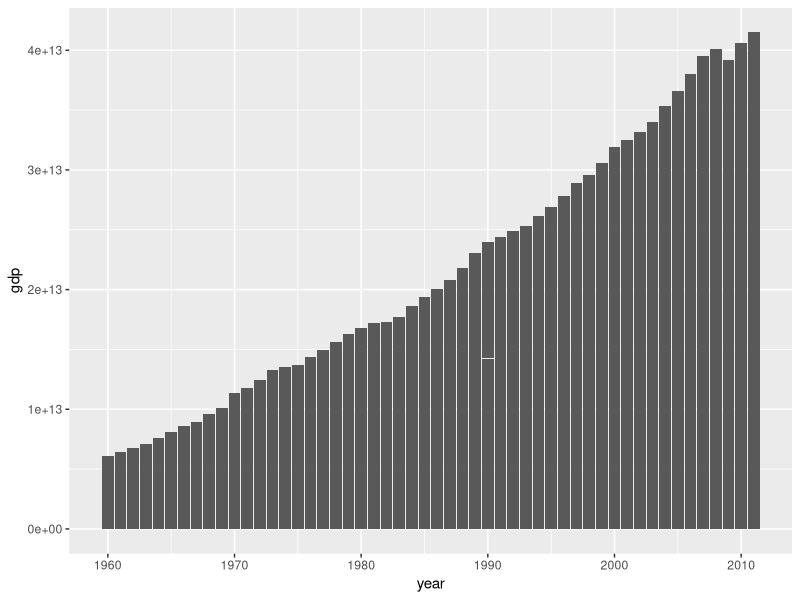
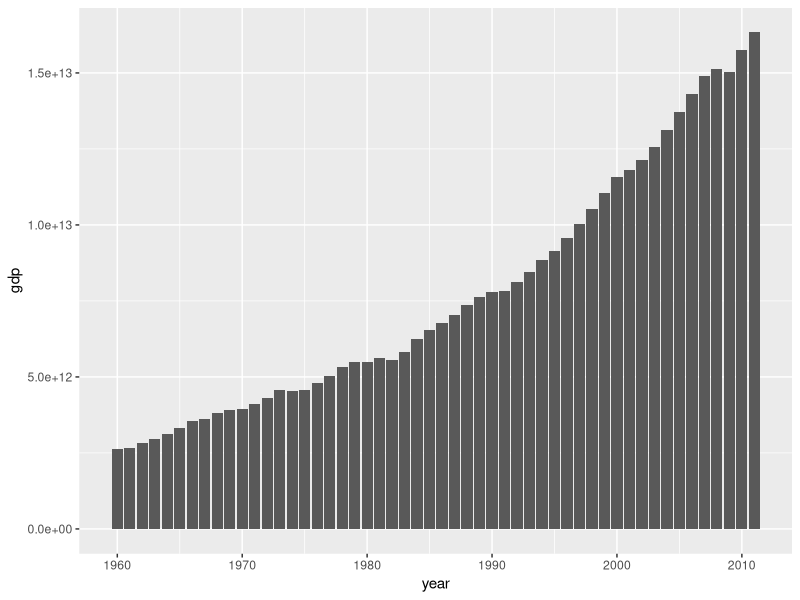
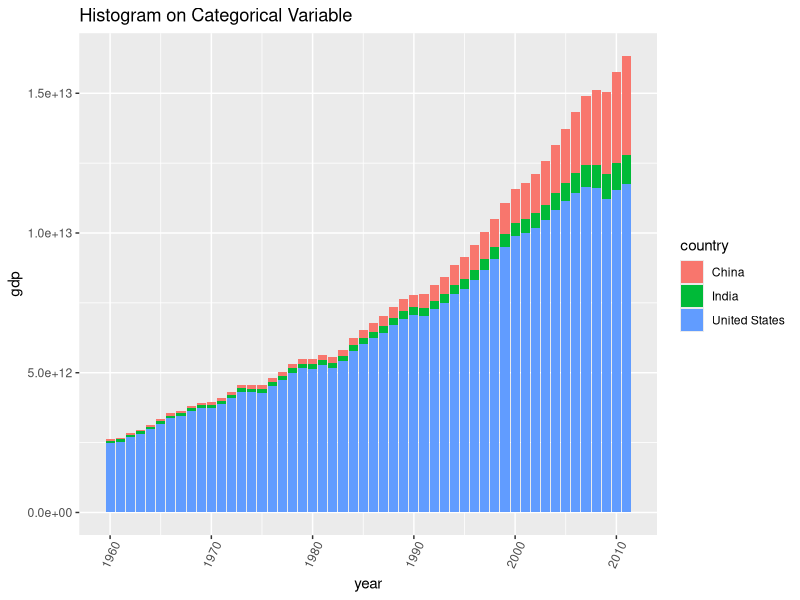
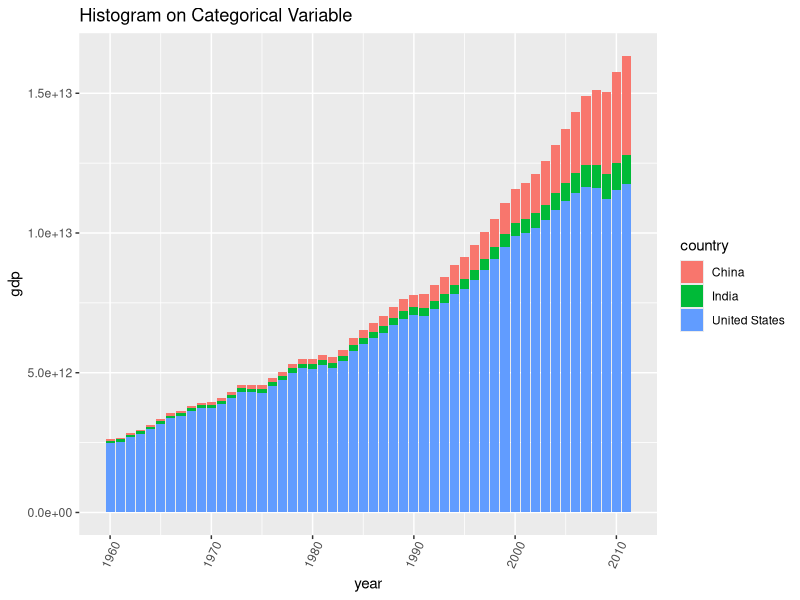
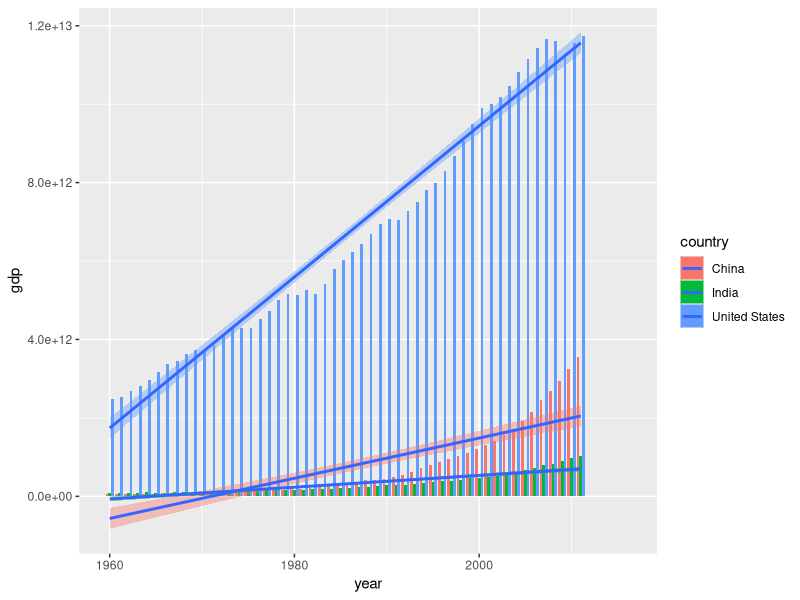
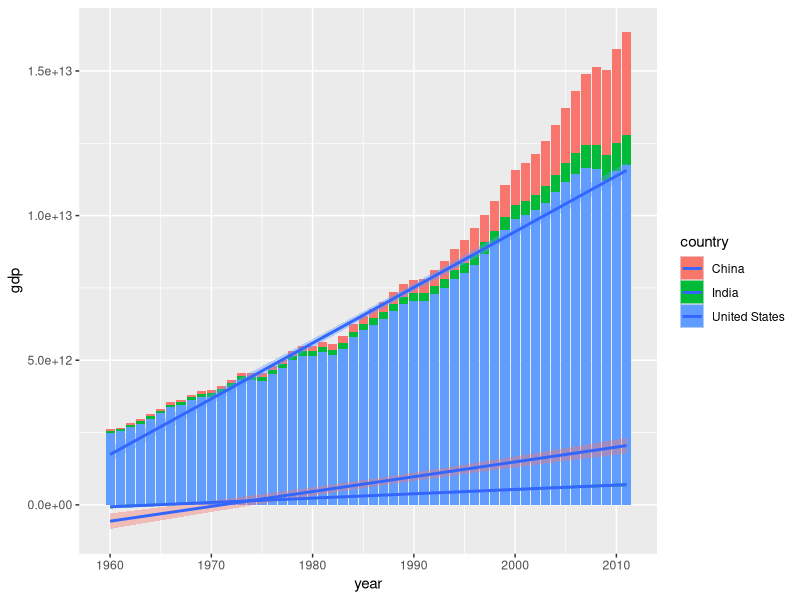
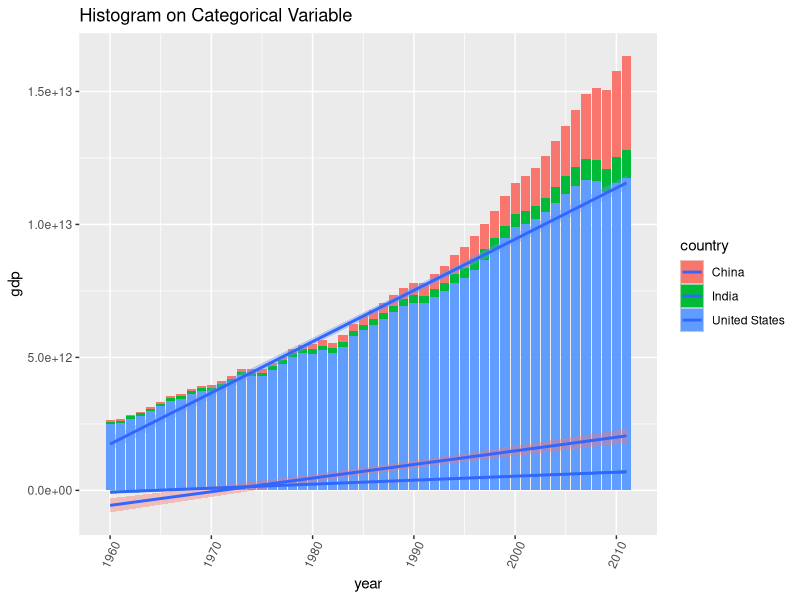
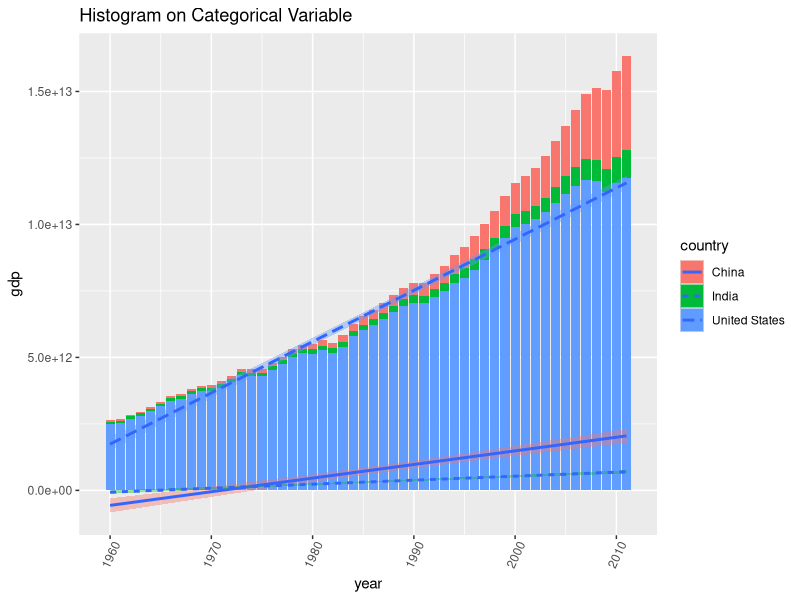

The R source for these figures, in order:
rm(list=ls())
library(tidyverse)
library(dslabs)

data= gapminder
## for this exercise choose any three countries
data1 = as.data.frame(filter(data, country %in% c("China", "United States", "India")))
## Plot the life expectancy for each of these countries
summary(data)

ggplot(data, aes(year,gdp))+
  geom_bar(stat="identity")

###
data1 = as.data.frame(filter(data, country %in% c("China", "United States", "India")))
## Plot the life expectancy for each of these countries

ggplot(data1, aes(year,gdp))+
  geom_bar(stat="identity")

#####
fig <- ggplot(data1, aes(year,gdp))+ 
  geom_bar(aes(fill=country),stat="identity") + 
  theme(axis.text.x = element_text(angle=65, vjust=0.6)) + 
  labs(title="Histogram on Categorical Variable") 
fig

######
fig <- ggplot(data1, aes(year,gdp, fill=country))+ 
  geom_bar(stat="identity") + 
  theme(axis.text.x = element_text(angle=65, vjust=0.6)) + 
  labs(title="Histogram on Categorical Variable") 
fig


######

fig <- ggplot(data1, aes(year,gdp, fill=country))+ 
  geom_bar(stat="identity", position= "dodge") + 
  geom_smooth(method = lm)
  theme(axis.text.x = element_text(angle=65, vjust=0.6)) + 
  labs(title="Histogram on Categorical Variable") 
fig





fig <- ggplot(data1, aes(year,gdp, fill=country))+ 
  geom_bar(stat="identity") + 
  geom_smooth(method = lm )
theme(axis.text.x = element_text(angle=65, vjust=0.6)) + 
  labs(title="Histogram on Categorical Variable") 
fig



fig <- ggplot(data1, aes(year,gdp, fill=country))+ 
  geom_bar(stat="identity") + 
  geom_smooth(method = lm ) +
theme(axis.text.x = element_text(angle=65, vjust=0.6)) + 
  labs(title="Histogram on Categorical Variable") 
fig


fig <- ggplot(data1, aes(year,gdp, fill=country))+ 
  geom_bar(stat="identity") + 
  geom_smooth(method = lm, aes(linetype = country) ) +
  theme(axis.text.x = element_text(angle=65, vjust=0.6)) + 
  labs(title="Histogram on Categorical Variable") 
fig




## Changing themes
library(ggthemes)
fig <- ggplot(data1, aes(year,gdp, fill=country))+ 
  geom_bar(stat="identity") + 
  geom_smooth(method = lm ) +
  theme_economist()
theme(axis.text.x = element_text(angle=65, vjust=0.6)) + 
  labs(title="Histogram on Categorical Variable") 
fig

## Scales look awful

fig <- ggplot(data1, aes(year,gdp, fill=country))+ 
  geom_bar(stat="identity") + 
  geom_smooth(method = lm ) +
  theme_economist()
theme(axis.text.x = element_text(angle=65, vjust=0.6)) + 
  labs(title="Histogram on Categorical Variable") 
fig


### Dodge

fig <- ggplot(data1, aes(year,gdp, fill=country))+ 
  geom_bar(stat="identity", position="dodge") + 
  theme_economist()
theme(axis.text.x = element_text(angle=65, vjust=0.6)) + 
  labs(title="Histogram on Categorical Variable") 
fig

fig <- ggplot(data1, aes(year,gdp, fill=country))+ 
  geom_bar(stat="identity", position="dodge") + 
  geom_smooth()
  theme_economist()+
theme(axis.text.x = element_text(angle=65, vjust=0.6)) + 
  labs(title="Histogram on Categorical Variable") 
fig



## adding Scatterplots 
 
fig = ggplot(data1, aes(x=gdp, y=fertility))+
  geom_point()
fig


### 

fig = ggplot(data1, aes(x=gdp, y=fertility))+
  geom_point(aes(color= country))
fig


# In countries of low gdp, the fertility is higher 

fig <- fig + scale_x_log10()
fig


fig <- fig + geom_point(aes(size=population))
fig


#### 

rm(fig)

fig<- ggplot(data1, aes(x=gdp, y=fertility,  color=country)) +
  geom_point(aes(size=population))
fig


## Investigating infant mortality. The probability that a child born in a specific year will die before reaching the age of one, 
## if subject to current age-specific mortality rates. Expressed as a rate per 1,000 live births.

## we shall also construct another variable called gdp per capita

data1$lgdppop = log(data1$gdp/data1$population)


##
p <- ggplot(data1, aes(x = lgdppop, y = fertility)) + 
  geom_point()+
  aes(color=country)+
  geom_smooth()
p


# Explain the main trends


## Lets investigagte the relationshi between infant mortality and fertility



p <- ggplot(data1, aes(x = fertility, y = infant_mortality)) + 
  geom_point()+
  aes(color=country)+
  geom_smooth()
p



p <- ggplot(data1, aes(x = fertility, y = infant_mortality)) + 
  geom_point(aes(size=lgdppop))+
  aes(color=country)+
  geom_smooth()
p



### Use boxplots to identify outliers

fig = ggplot(data1, aes(country, infant_mortality))+
  geom_boxplot()
fig

## These points are outliers. 


fig = ggplot(data1, aes(country, infant_mortality))+
  geom_boxplot()
fig



## Draw up a table of statistics for the gdp per capita for each country ### Compare your findings. 




#Draw the distribution for the life expectancy ? Does this new visual plot contribute to a better understanding of life expectancy compared to the data you produced before?

ggplot(data1,aes(fill = country, x = life_expectancy)) +
  geom_density(alpha = 0.5) +
  labs(title = "probability Density Function")




# Back to scatterplots, would you agree that more populous countries (countries with higher population) have higher GDP per capita ? 
# First draw the correlation and then 


# visualization technique to investigate this problem ?



p <- ggplot(data1, aes(x = log(population), y = lgdppop)) + 
  geom_point()+
  aes(color=country, colour = "black", size = 0.05)+
  geom_smooth(method = "lm", )
p



data2 = na.omit(data1)
cor(data2$lgdppop,data2$gdp)
